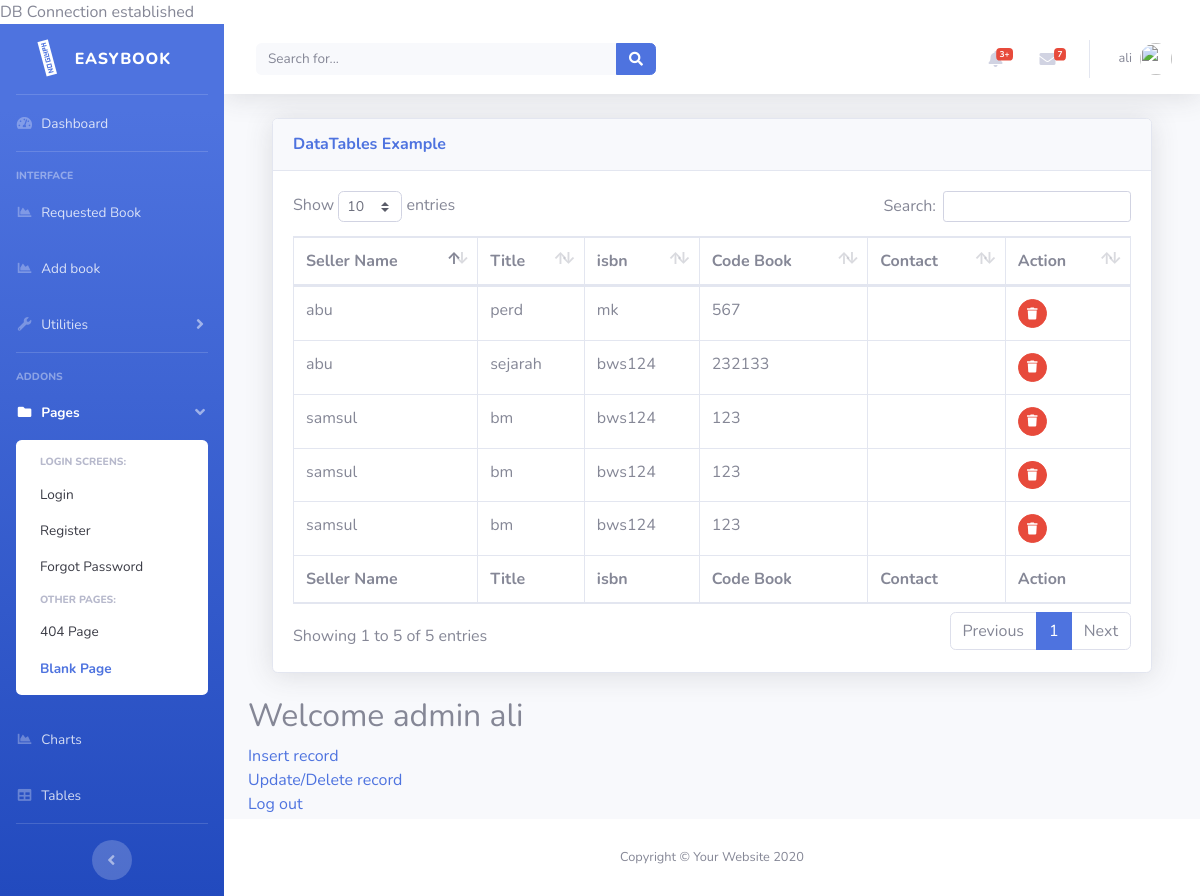
/dashadmin.php (signed in), run on the app's committed database.
### tables this page shows
CREATE TABLE IF NOT EXISTS `orderbook` (
  `idbook` int(11) NOT NULL AUTO_INCREMENT,
  `status` varchar(50) NOT NULL DEFAULT '0',
  `ownerid` int(11) NOT NULL DEFAULT '0',
  `isbn` varchar(50) DEFAULT NULL,
  `bookname` varchar(50) DEFAULT NULL,
  `bookcodesubject` varchar(50) DEFAULT NULL,
  `bookcover` varchar(225) DEFAULT NULL,
  PRIMARY KEY (`idbook`)
);

CREATE TABLE IF NOT EXISTS `user` (
  `id` int(11) NOT NULL AUTO_INCREMENT,
  `email` varchar(50) DEFAULT NULL,
  `username` varchar(100) DEFAULT NULL,
  `password` varchar(255) DEFAULT NULL,
  `accesslevel` varchar(50) DEFAULT NULL,
  `imagefile` varchar(50) DEFAULT NULL,
  `contact` varchar(50) DEFAULT NULL,
  PRIMARY KEY (`id`)
);

### dashadmin.php (the view, shortened to what this page needs)
<?php
require 'dbconnect.php';
$sql="SELECT o.*, u.* FROM orderbook as o
	join user as u
	on o.ownerid=u.id ";
	$rs=mysqli_query($conn,$sql);
include ("header.template.php");
?>
 <body>
        <div class="container-fluid">
          <div class="card shadow mb-4">
            <div class="card-header py-3">
              <h6 class="m-0 font-weight-bold text-primary">DataTables Example</h6>
            </div>
            <div class="card-body">
              <div class="table-responsive">
                <table class="table table-bordered" id="dataTable" width="100%" cellspacing="0">
                  <thead>
                    <tr>
                      <th>Seller Name</th>
                      <th>Title</th>
                      <th>isbn</th>
                      <th>Code Book</th>
                      <th>Contact</th>
                      <th>Action</th>
                    </tr>
                  </thead>
                  <tfoot>
                    <tr>
                      <th>Seller Name</th>
                      <th>Title</th>
                      <th>isbn</th>
                      <th>Code Book</th>
                      <th>Contact</th>
                      <th>Action</th>
                    </tr>
                 </tfoot>
                  <tbody>
                 <?php
					while ($rec=mysqli_fetch_array($rs)) {
					?>
                    <tr>
					 <td><?=$rec['username']?></td>
					 <td><?=$rec['bookname']?></td>
					 <td><?=$rec['bookcodesubject']?></td>
					 <td><?=$rec['isbn']?></td>
					 <td> <?=$rec['contact']?></td>
					  <td>
					  	<a href="#" class="btn btn-danger btn-circle btn-sm" data-toggle="modal"
                      data-target="#message<?=$rec['idbook']?>"> <i class="fas fa-trash"></i></a>
            </td>
          </tr>
                  <?php
              		}
              		?>
                  </tbody>
                </table>
              </div>
            </div>
          </div>
        </div>
 </body>
<h2>Welcome admin <?php echo $_SESSION['username'] ?></h2>
<a href="insertactivity.php">Insert record</a><br>
<a href="updateactivity.php">Update/Delete record</a><br>
<a href="logout.php">Log out</a><br>
<?php
include ("footer.template.php");

### data on the page
orderbook: user.username "samsul", bookname "bm", bookcodesubject "bws124", isbn "123"
orderbook: user.username "samsul", bookname "bm", bookcodesubject "bws124", isbn "123"
orderbook: user.username "samsul", bookname "bm", bookcodesubject "bws124", isbn "123"
orderbook: user.username "abu", bookname "perd", bookcodesubject "mk", isbn "567"
orderbook: user.username "abu", bookname "sejarah", bookcodesubject "bws124", isbn "232133"

### other printed values
$_SESSION['username'] "ali"
